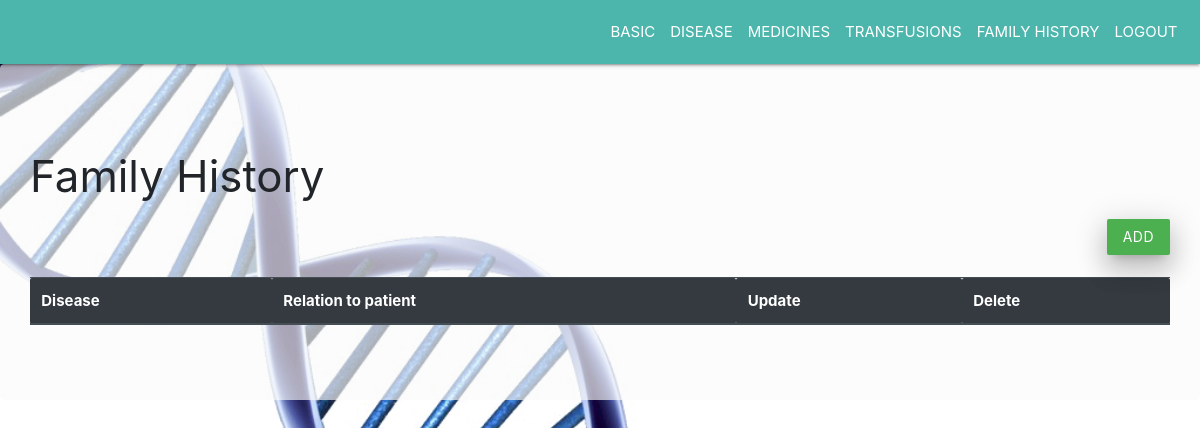
The page /patient/familyhistory/2408256975 on the database as committed earlier.
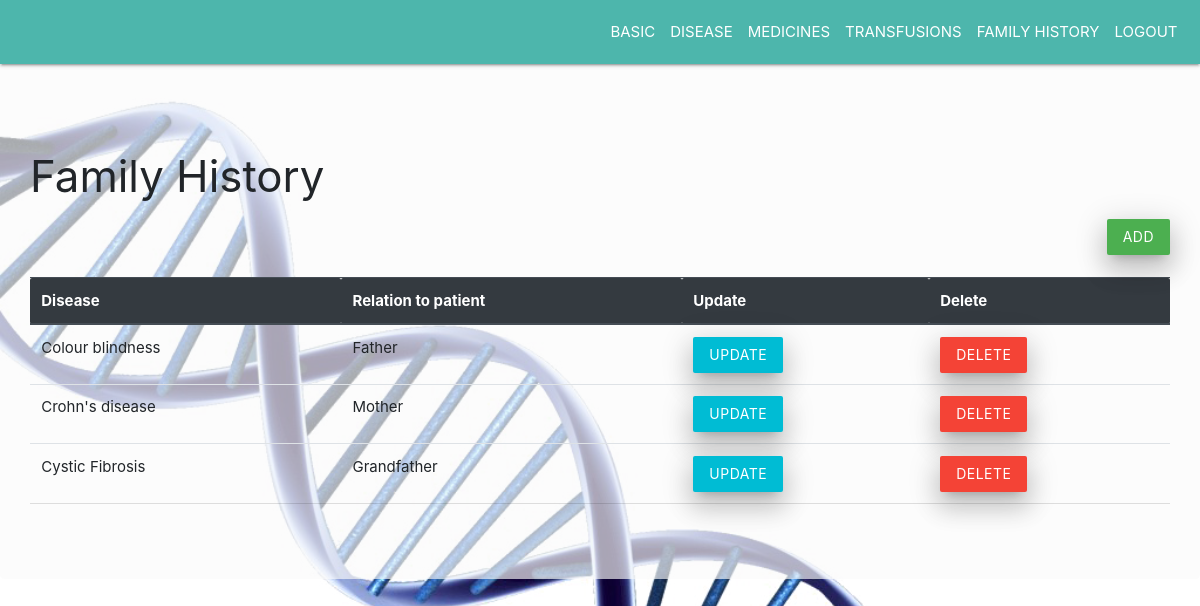
The same page on the database as committed later.
### tables this page shows
CREATE TABLE history
            (f_id integer primary key autoincrement,p_id number,disease text,relation text,constraint fk8 foreign key(p_id) references patient(p_id) on delete cascade);

### app1.py (the view)
@app.route('/patient/familyhistory/<pid>')
def patientfamilyhistory(pid):
    con=sql.connect('database.db')
    cur=con.cursor()
    p_id=pid
    res=cur.execute("select * from history where p_id=(?)",(p_id,))
    return render_template('patienthistory.html',res=res,p_id=p_id)

### templates/patienthistory.html (shortened to what this page needs)
<!DOCTYPE html>
    <head>
        <link rel="stylesheet" href="https://stackpath.bootstrapcdn.com/bootstrap/4.3.1/css/bootstrap.min.css">
        <link rel="stylesheet" href="https://cdnjs.cloudflare.com/ajax/libs/materialize/1.0.0/css/materialize.min.css">
    </head>
    <body>
        <nav class="navbar navbar-expand-sm teal lighten-2 justify-content-end">
                <ul class="navbar-nav">
                    <li class="nav-item">
                    <a class="nav-link" href="{{ url_for('patientbasic',pid=p_id) }}">BASIC</a>
                    </li>
                    <li class="nav-item">
                    <a class="nav-link" href="{{ url_for('patientdiseases',pid=p_id) }}">DISEASE</a>
                    </li>
                    <li class="nav-item">
                    <a class="nav-link" href="{{ url_for('patientsurgeries',pid=p_id) }}">MEDICINES</a>
                    </li>
                    <li class="nav-item">
                    <a class="nav-link" href="{{ url_for('patienttransfusions',pid=p_id) }}">TRANSFUSIONS</a>
                    </li>
                    <li class="nav-item">
                    <a class="nav-link" href="{{ url_for('patientfamilyhistory',pid=p_id) }}">FAMILY HISTORY</a>
                    </li>
                    <li class="nav-item">
                    <a class="nav-link" href="/">LOGOUT</a>
                    </li>
            </ul>
        </nav>
        <div class="jumbotron" style="background:rgba(250, 250, 250, 0.658) ;">
            <h3>Family History</h3>
            <div class="d-flex justify-content-end"><a href="{{ url_for('addhistory',pid=p_id)}}" class="waves-effect waves-light green btn z-depth-4">ADD</a></div><br/>
            <table class="table">
                    <thead class="thead-dark">
                      <tr>
                        <th>Disease</th>
                        <th>Relation to patient</th>
                        <th>Update</th>
                        <th>Delete</th>
                      </tr>
                    </thead>
                    <tbody>
                        {% for row in res %}
                      <tr>
                        <td>{{ row[2] }}</td>
                        <td>{{ row[3] }}</td>
                        <td><a href="{{ url_for('updatehistory',pid=p_id,fid=row[0]) }}" class="waves-effect  cyan swaves-light btn z-depth-4">Update</a></td>
                        <td><a href="{{ url_for('deletehistory',pid=p_id,fid=row[0]) }}" class="waves-effect waves-light red btn z-depth-4">Delete</a></td>
                      </tr>
                      {% endfor %}
                    </tbody>
                  </table>
        </div>
    </body>
</html>

Rows that differ between the two databases and show on the page:
added history: disease "Colour blindness", relation "Father"
added history: disease "Crohn's disease", relation "Mother"
added history: disease "Cystic Fibrosis", relation "Grandfather"
